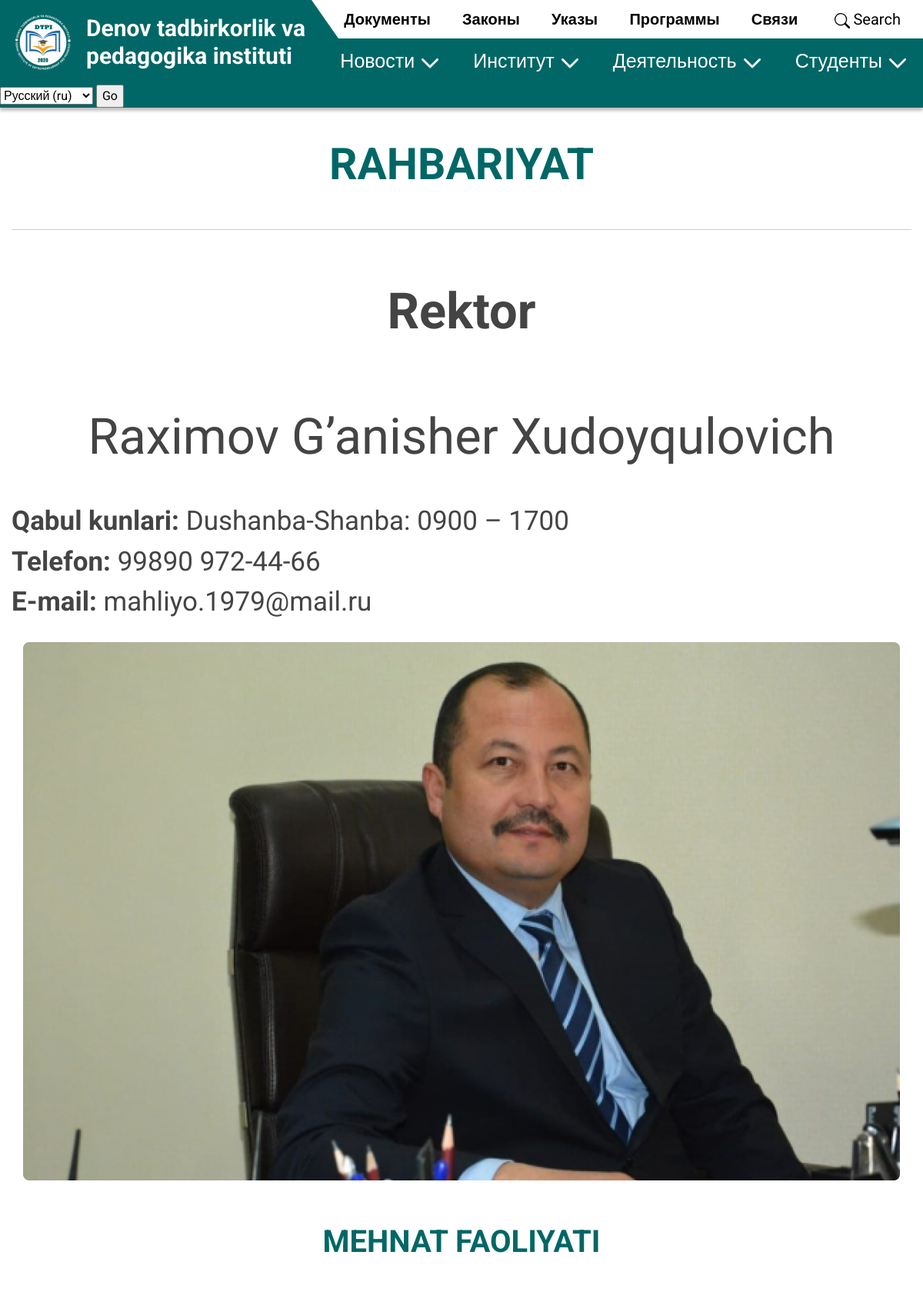
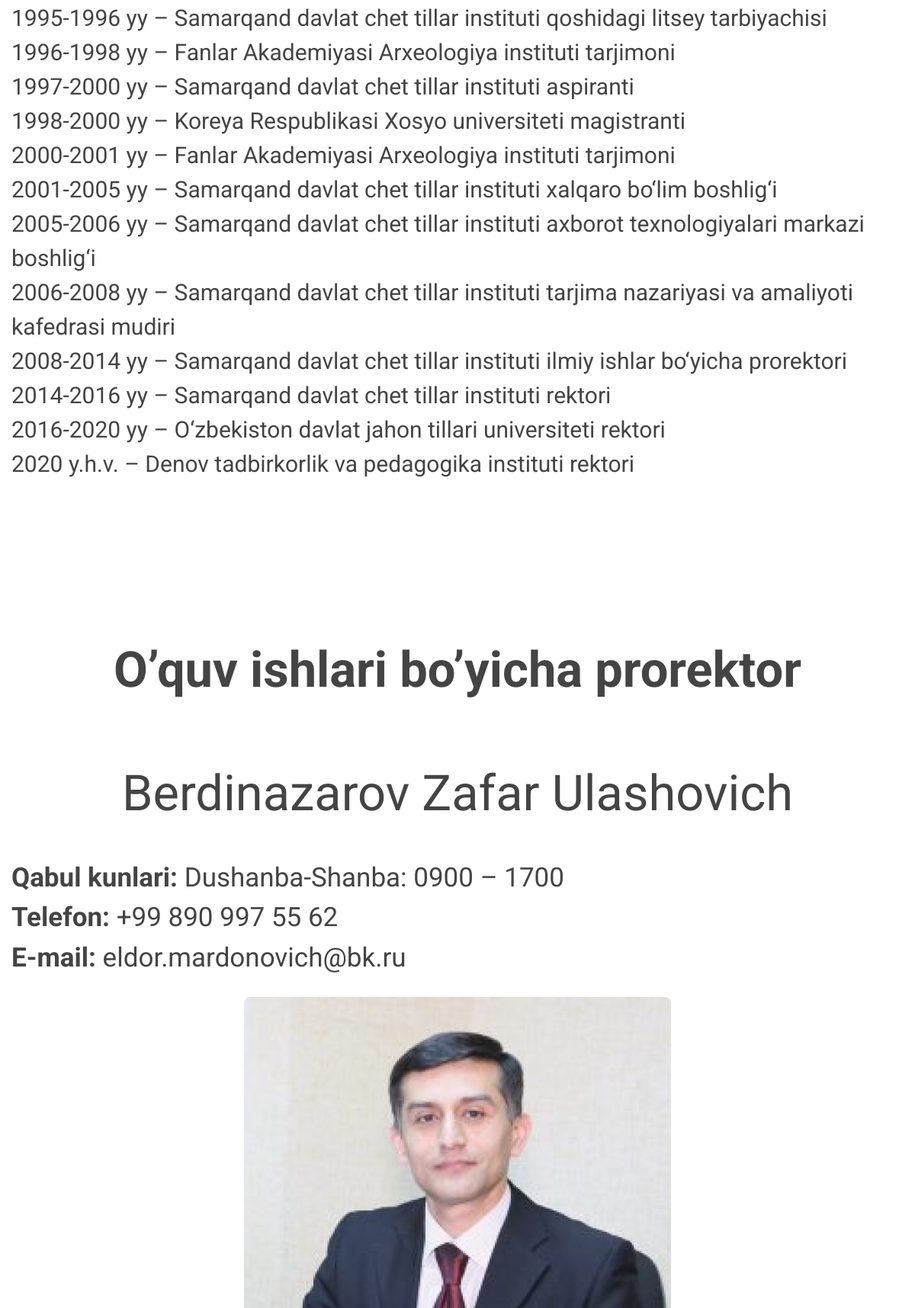
Page /ru/management/ (upper part) on the committed database (2 pictures, top to bottom).
### main/models.py (models this page shows)
class Management(models.Model):
    position = models.CharField(max_length=255, verbose_name="Дослжность")
    image = models.ImageField(upload_to='pages/', verbose_name="Излбражение")
    full_name = models.CharField(max_length=255, verbose_name="Ф. И. О.")
    time = models.CharField(max_length=255, verbose_name="Время приема")
    phone = models.CharField(max_length=255, verbose_name="Номер телефона")
    email = models.CharField(max_length=255, verbose_name="Aдрес электронной почты")
    work_activities = RichTextUploadingField(verbose_name="Трудовая деятельность")
    class Meta:
        verbose_name = 'члена руководства'
        verbose_name_plural = 'Рукаводство'

### main/views.py (the view)
# urls.py: path('management/', management, name="management"),
def management(request):
    content = Management.objects.all()
    return render(request, 'management.html', {'content': content})

### templates/management.html (shortened to what this page needs)
{% extends 'base.html' %} {% load static %}
{% block content %}
    <section class="section-management" id="top">
        <section class="section-content">
            <div class="container-xl">
                <h2 class="text-center title">RAHBARIYAT</h2>
                {% for c in content %}
                    <div class="manager">
                        <div class="position">
                            {{ c.position }}
                        </div>
                        <div class="name">
                            {{ c.full_name }}
                        </div>
                        <div class="infos">
                            <div class="info"><span>Qabul kunlari:</span> {{ c.time }} </div>
                            <div class="info"><span>Telefon:</span> {{ c.phone }} </div>
                            <div class="info"><span>E-mail:</span> {{ c.email }} </div>
                        </div>
                        <div class="img">
                            <img src="{{ c.image.url }}" class="img-fluid" alt="">
                        </div>
                        <div class="sub-title">
                            MEHNAT FAOLIYATI
                        </div>
                        <div class="activities">
                            {{ c.work_activities | safe }}
                        </div>
                    </div>
                {% endfor %}
            </div>
        </section>
    </section>
{% endblock %}

### main/static/css/base.css (style rules this page uses)
body { font-family: 'Roboto', sans-serif; overflow-x: hidden; min-height: 100vh; display: -webkit-box; display: -ms-flexbox; display: flex; -webkit-box-orient: vertical; -webkit-box-direction: normal; -ms-flex-direction: column; flex-direction: column; -webkit-box-pack: justify; -ms-flex-pack: justify; justify-content: space-between; }
html { scroll-behavior: smooth !important; overflow-x: hidden; }
h2, .h2 { font-size: 57px; font-weight: 700; }
.section-management { padding-top: 110px; }
.section-management .section-content { padding-top: 70px; padding-bottom: 70px; color: #444444; }
.section-management .section-content h2 { color: #006766; padding-bottom: 50px; border-bottom: 1px solid #CECECE; }
.section-management .section-content .manager { padding-top: 50px; margin-bottom: 150px; }
.section-management .section-content .manager .position { text-align: center; font-size: 65px; font-weight: bold; margin-bottom: 65px; }
.section-management .section-content .manager .name { text-align: center; font-size: 65px; margin-bottom: 35px; }
.section-management .section-content .manager .infos { margin-bottom: 25px; }
.section-management .section-content .manager .infos .info { font-size: 35px; }
.section-management .section-content .manager .infos .info span { font-weight: bold; }
.section-management .section-content .manager .img { text-align: center; margin-bottom: 50px; }
.section-management .section-content .manager .sub-title { text-align: center; color: #006766; font-size: 40px; font-weight: bold; margin-bottom: 40px; }
.section-management .section-content .manager .activities { font-size: 30px; }

### rows in the picture
Management: position "Rektor", full_name "Raximov G’anisher Xudoyqulovich", time "Dushanba-Shanba: 0900 – 1700", phone "99890 972-44-66", email "mahliyo.1979@mail.ru", image (picture), work_activities "1995-1996 yy – Samarqand davlat chet tillar instituti qoshidagi litsey tarbiyachisi 1996-1998 yy – Fanlar Akademiyasi Arxeologiya instituti tarjimoni 1997-2000 yy – Samarqand davlat chet tillar instituti aspiranti 1998-2000 yy – Koreya Respublikasi Xosyo universiteti magistranti 2000-2001 yy – Fanlar Akademiyasi Arxeologiya instituti tarjimoni 2001-2005 yy – Samarqand davlat chet tillar instituti xalqaro bo‘lim boshlig‘i 2005-2006 yy – Samarqand davlat chet tillar instituti axborot texnologiyalari markazi boshlig‘i 2006-2008 yy – Samarqand davlat chet tillar instituti tarjima nazariyasi va amaliyoti kafedrasi mudiri 2008-2014 yy – Samarqand davlat chet tillar instituti ilmiy ishlar bo‘yicha…"
Management: position "O’quv ishlari bo’yicha prorektor", full_name "Berdinazarov Zafar Ulashovich", time "Dushanba-Shanba: 0900 – 1700", phone "+99 890 997 55 62", email "eldor.mardonovich@bk.ru", image (picture)

### other values in the picture
form field language "Русский (ru)"
